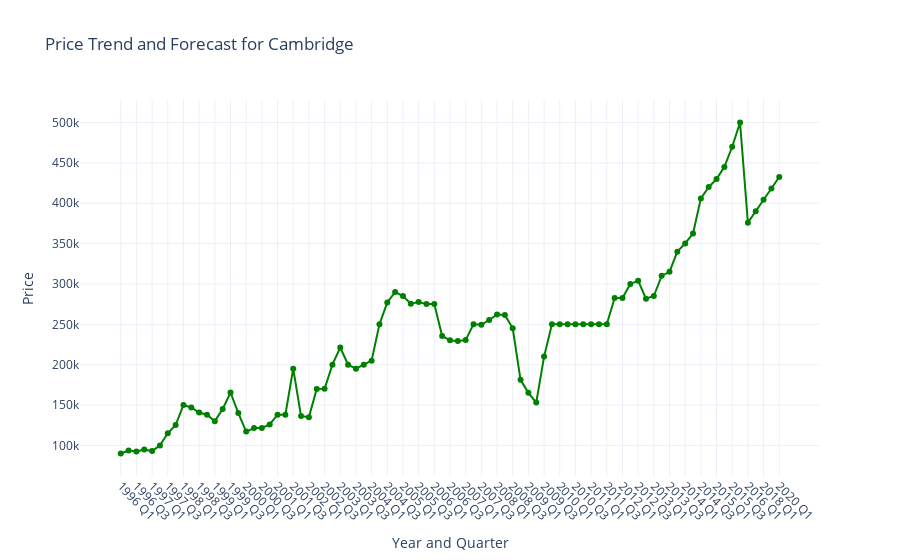
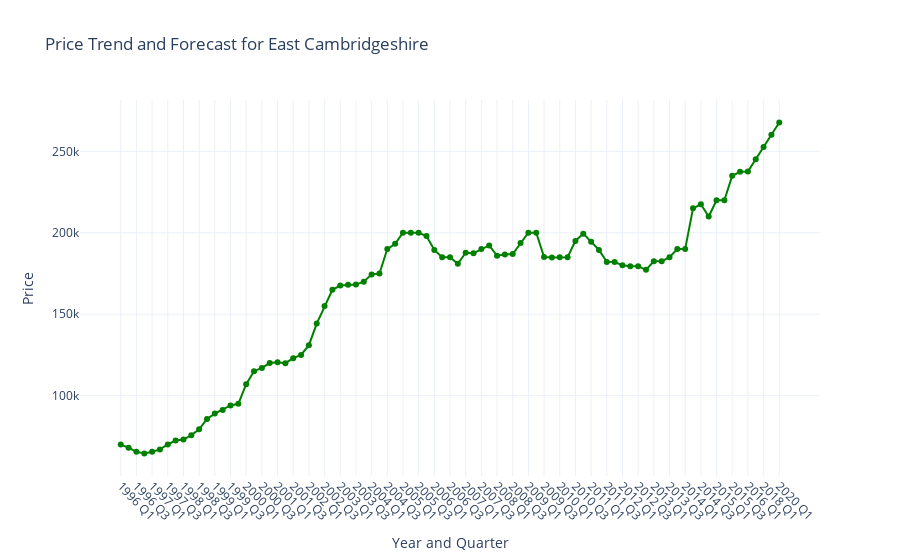
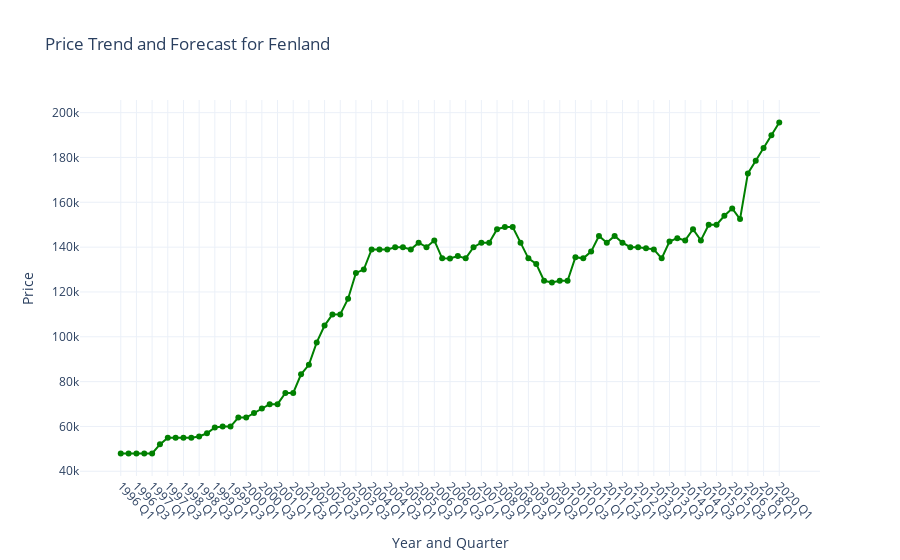
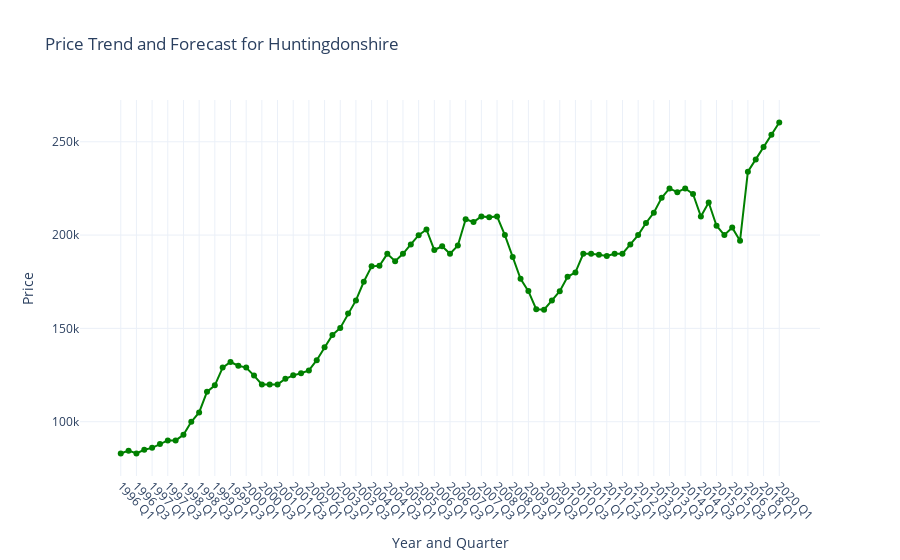

Notebook code cell kept with these figures, in order:
### Code cell
# For each area, fit a linear regression model and forecast prices
for area in areas:
    area_data = df_primary_market[df_primary_market['Area'] == area]

    # Prepare data for regression
    area_data['Year_Index'] = area_data['Year'].astype(int) - area_data['Year'].astype(int).min()
    X = add_constant(area_data['Year_Index'])  # Adds a constant term to the predictor
    y = area_data['Price']

    # Fit the regression model
    model = OLS(y, X).fit()
    
    # Print summary of regression
    print(f"Regression summary for {area}:\n", model.summary())

    # forecast for the next 5 years
    forecast_years = pd.DataFrame({'Year_Index': range(area_data['Year_Index'].max() + 1, area_data['Year_Index'].max() + 6)})
    forecast_years = add_constant(forecast_years)  # Add the constant term
    predictions = model.predict(forecast_years)

    # create a DataFrame for plotting forecasted values
    forecasted_data = pd.DataFrame({
        'Year_Quarter': [str(year) + ' Q1' for year in range(area_data['Year'].max() + 1, area_data['Year'].max() + 6)],
        'Price': predictions
    })

    # combine historical and forecasted data
    combined_data = pd.concat([area_data, forecasted_data])

    # Plotting with Plotly
    fig = px.line(combined_data, x='Year_Quarter', y='Price', 
                  title=f'Price Trend and Forecast for {area}', 
                  labels={'Year_Quarter': 'Year and Quarter', 'Price': 'Price'},
                  markers=True,
                  color_discrete_sequence=['green'])

    fig.update_layout(
        xaxis_title='Year and Quarter',
        yaxis_title='Price',
        xaxis=dict(tickangle=45),
        template='plotly_white',
        autosize=True
    )

    fig.show()

### Figure 1 — Plotly figure (JSON) as saved in the notebook; plotly's stock layout.template omitted (floating-point values rounded to 4 significant figures)
{"data": [{"hovertemplate": "Year and Quarter=%{x}<br>Price=%{y}<extra></extra>", "legendgroup": "", "line": {"color": "green", "dash": "solid"}, "marker": {"symbol": "circle"}, "mode": "markers+lines", "name": "", "orientation": "v", "showlegend": false, "type": "scatter", "x": ["1996 Q1", "1996 Q2", "1996 Q3", "1996 Q4", "1997 Q1", "1997 Q2", "1997 Q3", "1997 Q4", "1998 Q1", "1998 Q2", "1998 Q3", "1998 Q4", "1999 Q1", "1999 Q2", "1999 Q3", "1999 Q4", "2000 Q1", "2000 Q2", "2000 Q3", "2000 Q4", "2001 Q1", "2001 Q2", "2001 Q3", "2001 Q4", "2002 Q1", "2002 Q2", "2002 Q3", "2002 Q4", "2003 Q1", "2003 Q2", "2003 Q3", "2003 Q4", "2004 Q1", "2004 Q2", "2004 Q3", "2004 Q4", "2005 Q1", "2005 Q2", "2005 Q3", "2005 Q4", "2006 Q1", "2006 Q2", "2006 Q3", "2006 Q4", "2007 Q1", "2007 Q2", "2007 Q3", "2007 Q4", "2008 Q1", "2008 Q2", "2008 Q3", "2008 Q4", "2009 Q1", "2009 Q2", "2009 Q3", "2009 Q4", "2010 Q1", "2010 Q2", "2010 Q3", "2010 Q4", "2011 Q1", "2011 Q2", "2011 Q3", "2011 Q4", "2012 Q1", "2012 Q2", "2012 Q3", "2012 Q4", "2013 Q1", "2013 Q2", "2013 Q3", "2013 Q4", "2014 Q1", "2014 Q2", "2014 Q3", "2014 Q4", "2015 Q1", "2015 Q2", "2015 Q3", "2015 Q4", "2016 Q1", "2017 Q1", "2018 Q1", "2019 Q1", "2020 Q1"], "xaxis": "x", "y": [90000, 93525, 92500, 94977, 92950, 99995, 115000, 125204, 150000, 147000, 140750, 138000, 130000, 145000, 165500, 139975, 117100, 121500, 121500, 126000, 138000, 138000, 195000, 136332, 134995, 169995, 170223, 200000, 221300, 200000, 194998, 199973, 204998, 249995, 276995, 289995, 285000, 275500, 277500, 275000, 275000, 235401, 230326, 229165, 230602, 250000, 249375, 255289, 262000, 261625, 245000, 181250, 165119, 153000, 209975, 249999, 250000, 250000, 250000, 250000, 250000, 250000, 250000, 282495, 282500, 300000, 304000, 281650, 285000, 310000, 315000, 340000, 350250, 362500, 406000, 419975, 430000, 445000, 469950, 499950, 376000.0, 390100.0, 404200.0, 418400.0, 432500.0], "yaxis": "y"}], "layout": {"autosize": true, "legend": {"tracegroupgap": 0}, "title": {"text": "Price Trend and Forecast for Cambridge"}, "xaxis": {"anchor": "y", "domain": [0, 1], "tickangle": 45, "title": {"text": "Year and Quarter"}}, "yaxis": {"anchor": "x", "domain": [0, 1], "title": {"text": "Price"}}}}

### Figure 2 — Plotly figure (JSON) as saved in the notebook; plotly's stock layout.template omitted (floating-point values rounded to 4 significant figures)
{"data": [{"hovertemplate": "Year and Quarter=%{x}<br>Price=%{y}<extra></extra>", "legendgroup": "", "line": {"color": "green", "dash": "solid"}, "marker": {"symbol": "circle"}, "mode": "markers+lines", "name": "", "orientation": "v", "showlegend": false, "type": "scatter", "x": ["1996 Q1", "1996 Q2", "1996 Q3", "1996 Q4", "1997 Q1", "1997 Q2", "1997 Q3", "1997 Q4", "1998 Q1", "1998 Q2", "1998 Q3", "1998 Q4", "1999 Q1", "1999 Q2", "1999 Q3", "1999 Q4", "2000 Q1", "2000 Q2", "2000 Q3", "2000 Q4", "2001 Q1", "2001 Q2", "2001 Q3", "2001 Q4", "2002 Q1", "2002 Q2", "2002 Q3", "2002 Q4", "2003 Q1", "2003 Q2", "2003 Q3", "2003 Q4", "2004 Q1", "2004 Q2", "2004 Q3", "2004 Q4", "2005 Q1", "2005 Q2", "2005 Q3", "2005 Q4", "2006 Q1", "2006 Q2", "2006 Q3", "2006 Q4", "2007 Q1", "2007 Q2", "2007 Q3", "2007 Q4", "2008 Q1", "2008 Q2", "2008 Q3", "2008 Q4", "2009 Q1", "2009 Q2", "2009 Q3", "2009 Q4", "2010 Q1", "2010 Q2", "2010 Q3", "2010 Q4", "2011 Q1", "2011 Q2", "2011 Q3", "2011 Q4", "2012 Q1", "2012 Q2", "2012 Q3", "2012 Q4", "2013 Q1", "2013 Q2", "2013 Q3", "2013 Q4", "2014 Q1", "2014 Q2", "2014 Q3", "2014 Q4", "2015 Q1", "2015 Q2", "2015 Q3", "2015 Q4", "2016 Q1", "2017 Q1", "2018 Q1", "2019 Q1", "2020 Q1"], "xaxis": "x", "y": [69950, 68000, 65500, 64500, 65500, 66973, 70000, 72500, 73000, 75738, 79325, 85723, 88995, 91250, 94000, 95000, 106995, 115000, 117000, 120000, 120500, 119950, 123000, 125000, 131000, 144250, 155000, 165000, 167575, 168075, 168196, 169995, 174449, 175000, 189995, 193250, 199995, 200000, 199950, 197975, 189475, 184973, 184999, 181000, 187750, 187450, 189995, 192250, 185900, 186700, 186950, 193700, 200000, 200000, 185150, 184748, 184998, 184998, 195000, 199475, 194498, 189495, 182125, 182000, 180000, 179500, 179500, 177248, 182500, 182500, 185000, 190000, 190000, 215000, 217498, 209975, 219995, 219995, 235000, 237475, 237700.0, 245200.0, 252700.0, 260200.0, 267700.0], "yaxis": "y"}], "layout": {"autosize": true, "legend": {"tracegroupgap": 0}, "title": {"text": "Price Trend and Forecast for East Cambridgeshire"}, "xaxis": {"anchor": "y", "domain": [0, 1], "tickangle": 45, "title": {"text": "Year and Quarter"}}, "yaxis": {"anchor": "x", "domain": [0, 1], "title": {"text": "Price"}}}}

### Figure 3 — Plotly figure (JSON) as saved in the notebook; plotly's stock layout.template omitted (floating-point values rounded to 4 significant figures)
{"data": [{"hovertemplate": "Year and Quarter=%{x}<br>Price=%{y}<extra></extra>", "legendgroup": "", "line": {"color": "green", "dash": "solid"}, "marker": {"symbol": "circle"}, "mode": "markers+lines", "name": "", "orientation": "v", "showlegend": false, "type": "scatter", "x": ["1996 Q1", "1996 Q2", "1996 Q3", "1996 Q4", "1997 Q1", "1997 Q2", "1997 Q3", "1997 Q4", "1998 Q1", "1998 Q2", "1998 Q3", "1998 Q4", "1999 Q1", "1999 Q2", "1999 Q3", "1999 Q4", "2000 Q1", "2000 Q2", "2000 Q3", "2000 Q4", "2001 Q1", "2001 Q2", "2001 Q3", "2001 Q4", "2002 Q1", "2002 Q2", "2002 Q3", "2002 Q4", "2003 Q1", "2003 Q2", "2003 Q3", "2003 Q4", "2004 Q1", "2004 Q2", "2004 Q3", "2004 Q4", "2005 Q1", "2005 Q2", "2005 Q3", "2005 Q4", "2006 Q1", "2006 Q2", "2006 Q3", "2006 Q4", "2007 Q1", "2007 Q2", "2007 Q3", "2007 Q4", "2008 Q1", "2008 Q2", "2008 Q3", "2008 Q4", "2009 Q1", "2009 Q2", "2009 Q3", "2009 Q4", "2010 Q1", "2010 Q2", "2010 Q3", "2010 Q4", "2011 Q1", "2011 Q2", "2011 Q3", "2011 Q4", "2012 Q1", "2012 Q2", "2012 Q3", "2012 Q4", "2013 Q1", "2013 Q2", "2013 Q3", "2013 Q4", "2014 Q1", "2014 Q2", "2014 Q3", "2014 Q4", "2015 Q1", "2015 Q2", "2015 Q3", "2015 Q4", "2016 Q1", "2017 Q1", "2018 Q1", "2019 Q1", "2020 Q1"], "xaxis": "x", "y": [47950, 47950, 47950, 47950, 47950, 52000, 54950, 54950, 54950, 54950, 55500, 56950, 59500, 59950, 59950, 64000, 63975, 65950, 67950, 69950, 69950, 74950, 74950, 83250, 87498, 97500, 104998, 109950, 110000, 117000, 128498, 130000, 139000, 139000, 139000, 139950, 139950, 139000, 142000, 140000, 142995, 135000, 134950, 136000, 135000, 140000, 142000, 142000, 148000, 149000, 149000, 142000, 135000, 132500, 125000, 124250, 125000, 125000, 135500, 135000, 138000, 145000, 142000, 145000, 142000, 139995, 139973, 139475, 139000, 135000, 142495, 144000, 143000, 147998, 143000, 149995, 149995, 153998, 157250, 152500, 172900.0, 178600.0, 184200.0, 189900.0, 195600.0], "yaxis": "y"}], "layout": {"autosize": true, "legend": {"tracegroupgap": 0}, "title": {"text": "Price Trend and Forecast for Fenland"}, "xaxis": {"anchor": "y", "domain": [0, 1], "tickangle": 45, "title": {"text": "Year and Quarter"}}, "yaxis": {"anchor": "x", "domain": [0, 1], "title": {"text": "Price"}}}}

### Figure 4 — Plotly figure (JSON) as saved in the notebook; plotly's stock layout.template omitted (floating-point values rounded to 4 significant figures)
{"data": [{"hovertemplate": "Year and Quarter=%{x}<br>Price=%{y}<extra></extra>", "legendgroup": "", "line": {"color": "green", "dash": "solid"}, "marker": {"symbol": "circle"}, "mode": "markers+lines", "name": "", "orientation": "v", "showlegend": false, "type": "scatter", "x": ["1996 Q1", "1996 Q2", "1996 Q3", "1996 Q4", "1997 Q1", "1997 Q2", "1997 Q3", "1997 Q4", "1998 Q1", "1998 Q2", "1998 Q3", "1998 Q4", "1999 Q1", "1999 Q2", "1999 Q3", "1999 Q4", "2000 Q1", "2000 Q2", "2000 Q3", "2000 Q4", "2001 Q1", "2001 Q2", "2001 Q3", "2001 Q4", "2002 Q1", "2002 Q2", "2002 Q3", "2002 Q4", "2003 Q1", "2003 Q2", "2003 Q3", "2003 Q4", "2004 Q1", "2004 Q2", "2004 Q3", "2004 Q4", "2005 Q1", "2005 Q2", "2005 Q3", "2005 Q4", "2006 Q1", "2006 Q2", "2006 Q3", "2006 Q4", "2007 Q1", "2007 Q2", "2007 Q3", "2007 Q4", "2008 Q1", "2008 Q2", "2008 Q3", "2008 Q4", "2009 Q1", "2009 Q2", "2009 Q3", "2009 Q4", "2010 Q1", "2010 Q2", "2010 Q3", "2010 Q4", "2011 Q1", "2011 Q2", "2011 Q3", "2011 Q4", "2012 Q1", "2012 Q2", "2012 Q3", "2012 Q4", "2013 Q1", "2013 Q2", "2013 Q3", "2013 Q4", "2014 Q1", "2014 Q2", "2014 Q3", "2014 Q4", "2015 Q1", "2015 Q2", "2015 Q3", "2015 Q4", "2016 Q1", "2017 Q1", "2018 Q1", "2019 Q1", "2020 Q1"], "xaxis": "x", "y": [83000, 84500, 83000, 84973, 86000, 87998, 89995, 90000, 92995, 99950, 105000, 116000, 119500, 128995, 132000, 130000, 128995, 124725, 119950, 119995, 120000, 122995, 124850, 125950, 127500, 132973, 139950, 146498, 150250, 158000, 165000, 175000, 183248, 183500, 189950, 185995, 189950, 195000, 199950, 202995, 191995, 194000, 189995, 194375, 208498, 206998, 210000, 209498, 210000, 199995, 188298, 176600, 169973, 160250, 160000, 164975, 169950, 177625, 180000, 190000, 189995, 189500, 188750, 189995, 190000, 194995, 200000, 206475, 212000, 219998, 224995, 222995, 225000, 222000, 210000, 217475, 204995, 200000, 203995, 197000, 234000.0, 240600.0, 247100.0, 253700.0, 260300.0], "yaxis": "y"}], "layout": {"autosize": true, "legend": {"tracegroupgap": 0}, "title": {"text": "Price Trend and Forecast for Huntingdonshire"}, "xaxis": {"anchor": "y", "domain": [0, 1], "tickangle": 45, "title": {"text": "Year and Quarter"}}, "yaxis": {"anchor": "x", "domain": [0, 1], "title": {"text": "Price"}}}}
